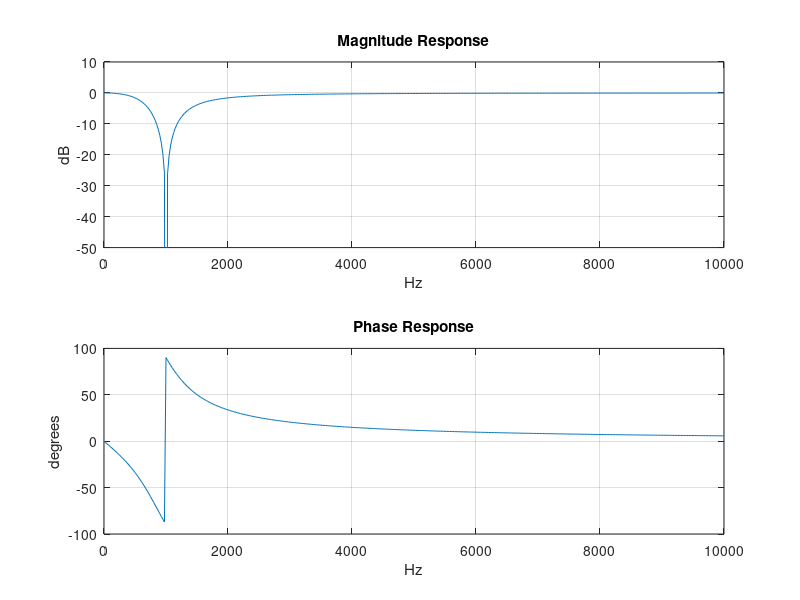

Write the MATLAB code that produced this figure.
%% create DUT and set analysis parameters
H = tf([1 0 (2*pi*1e3)^2],[1 2*pi*1e3 (2*pi*1e3)^2]);
BW = 10e3; % Hz
OSR = 2.56;
Fs = OSR*BW; % 25.6 kHz
NFFT = 1024;
AvgFac = 1000;  
p = 1/AvgFac;
FF = 1 - p;
%% view analytical response
w = linspace(0,2*pi*BW,NFFT/OSR+1);
[mag,phz,wout] = bode(H,w);
figure;subplot(211);plot(w/(2*pi),20*log10(squeeze(mag)));grid
title('Magnitude Response');xlabel('Hz');ylabel('dB');
set(gca,'Ylim',[-50 10]);
subplot(212);plot(w/(2*pi),squeeze(phz));grid
title('Phase Response');xlabel('Hz');ylabel('degrees');